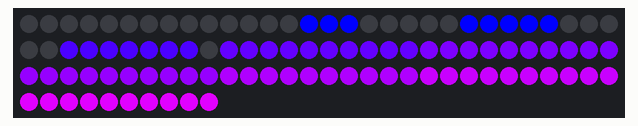
A sketch run on a simulated Arduino Uno, built with avr-gcc and run on an emulated ATmega328P. Shown: 100 RGB LEDs in strip order, left to right, continuing on the next row.

Above: at 0.12 s.
At 0.75 s:
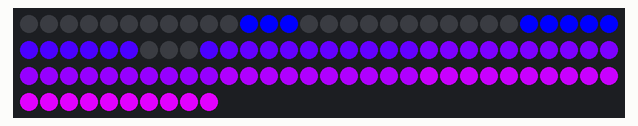
At 1.59 s:
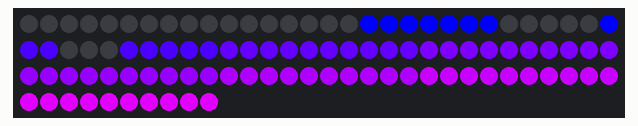

Measured:
- by itself, everything shown: repeats every 2.1 s, in 10 steps

The sketch:

Waves.ino
```cpp
#include "FastLED.h"

#define NUM_LEDS 100
#define DATA_PIN 6

// Define the array of leds
CRGB leds[NUM_LEDS];

// Function to reverse every second row of LEDs, as in the sign board:
int serpentine(int i) {
  int r=i/10;
  int c=i%10;
  if ((r%2)==1)
    c=9-c;
  return 10*r+c;
}

// Define single colour moving patterns:
int pacman1[10][20]={ {0,0,0,0,0,0,0,0,0,0,0,0,0,0,0,0,0,0,0,0},
                      {0,0,0,1,1,1,0,0,0,0,0,0,0,1,1,1,0,0,0,0},
                      {0,0,1,1,1,1,1,0,0,0,0,0,1,1,1,1,1,0,0,0},
                      {0,1,1,1,1,1,1,1,0,0,0,1,1,1,1,1,1,1,0,0},
                      {1,1,1,1,1,1,1,1,1,1,1,1,1,1,1,1,1,1,1,1},
                      {1,1,1,1,1,1,1,1,1,1,1,1,1,1,1,1,1,1,1,1},
                      {1,1,1,1,1,1,1,1,1,1,1,1,1,1,1,1,1,1,1,1},
                      {1,1,1,1,1,1,1,1,1,1,1,1,1,1,1,1,1,1,1,1},
                      {1,1,1,1,1,1,1,1,1,1,1,1,1,1,1,1,1,1,1,1},
                      {1,1,1,1,1,1,1,1,1,1,1,1,1,1,1,1,1,1,1,1}};

int pacman2[10][20]={ {0,0,0,0,0,0,0,0,0,0,0,0,0,0,0,0,0,0,0,0},
                      {0,0,0,1,1,1,0,0,0,0,0,0,0,1,1,1,0,0,0,0},
                      {0,0,1,1,1,1,1,0,0,0,0,0,1,1,1,1,1,0,0,0},
                      {0,1,1,1,1,1,1,1,0,0,0,1,1,1,1,1,1,1,0,0},
                      {1,1,1,1,1,1,1,1,1,1,1,1,1,1,1,1,1,1,1,1},
                      {1,1,1,1,1,1,1,1,1,1,1,1,1,1,1,1,1,1,1,1},
                      {1,1,1,1,1,1,1,1,1,1,1,1,1,1,1,1,1,1,1,1},
                      {1,1,1,1,1,1,1,1,1,1,1,1,1,1,1,1,1,1,1,1},
                      {1,1,1,1,1,1,1,1,1,1,1,1,1,1,1,1,1,1,1,1},
                      {1,1,1,1,1,1,1,1,1,1,1,1,1,1,1,1,1,1,1,1}};

void setup()
{
  FastLED.addLeds<WS2811, DATA_PIN, RGB>(leds, NUM_LEDS);
  FastLED.show();
}

void loop() {
  int r,c;
  for (int j=0; j<20; j++)
  {
    for (int i = 0; i < NUM_LEDS; i++)
    {
      r=i/10;
      c=(i%10+20-j)%20;
      if ((i%2)==0)
        leds[serpentine(i)] = CRGB((r>2)*r*25*pacman2[r][c],0,pacman1[r][c]*255);
      else
        leds[serpentine(i)] = CRGB((r>2)*r*25*pacman2[r][c],0,pacman2[r][c]*255);
    }
    FastLED.show();
    delay(200);

  }
}
```
